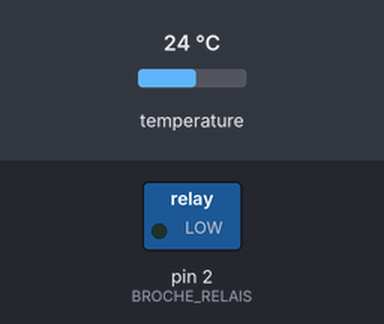
This sketch was run on a simulated Arduino Uno, built with avr-gcc and run on an emulated ATmega328P. Parts: switched loads named in the sketch (green lamp = pin HIGH). The inputs (shaded band) are chosen by the test bench; at power-on: temperature 24 °C. What the sketch prints to the serial monitor is not drawn.

Above: at 2.4 s.
2.5 s: temperature set to 19.5 °C
4.0 s: temperature set to 18.3 °C
At 4.7 s:
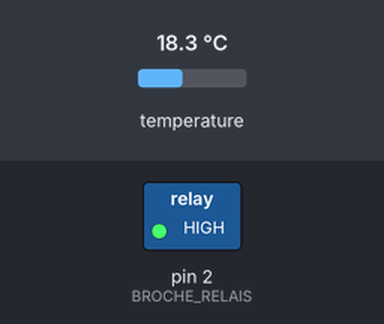
5.7 s: temperature set to 28 °C
At 6.3 s:
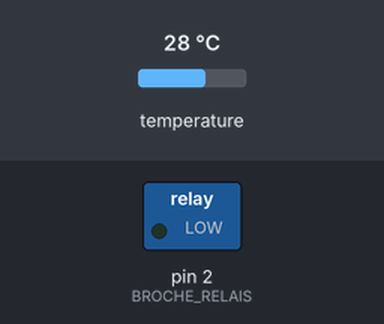
7.4 s: temperature set to 12 °C
At 8.0 s:
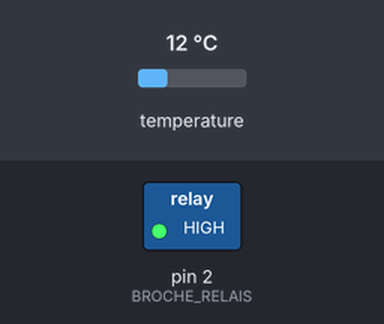
Timing chart, 0 to 10.1 s (numbered marks = the images above; inputs shaded):
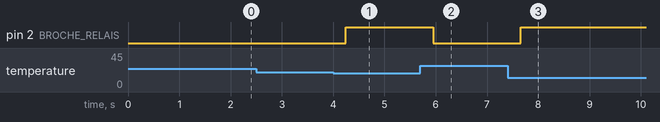

Measured:
- the behaviour switches between 19.1 and 19 °C on temperature (found by bisection; images 0 and 1)
- after the input at 2.5 s, every drawn part: stays the same
- after the input at 4.0 s, pin 2 (BROCHE_RELAIS): LOW → HIGH after 0.24 s
- after the input at 5.7 s, pin 2 (BROCHE_RELAIS): HIGH → LOW after 0.25 s
- after the input at 7.4 s, pin 2 (BROCHE_RELAIS): LOW → HIGH after 0.26 s

The sketch:

janostat.ino
```cpp
#include <OneWire.h> // Inclusion de la librairie OneWire

// Definition de la temperature souhaite
int Temp = 20;
int TempMin = Temp - 1;
int TempMax = Temp + 1;

// Definition des delais
int VerifTemp = 10; //delais pour eviter un arret relance du chauffage tout les 16MHz

// Definition des broches
#define BROCHE_ONEWIRE 7 // Broche utilisee pour le bus 1-Wire
#define BROCHE_RELAIS 2 //Broche utilisee pour le relais

// configuration de la sonde de temperature
#define DS18B20 0x28     // Adresse 1-Wire du DS18B20
OneWire ds(BROCHE_ONEWIRE); // Création de l'objet OneWire ds


// comandes executees uniquement au demarrage de l'arduino
void setup() {
  Serial.begin(9600); // Initialisation du port série
  // ---- configuration des broches
   pinMode(BROCHE_RELAIS, OUTPUT);
   digitalWrite(BROCHE_RELAIS, LOW);
}

// boucle du principale de l'arduino
void loop() {
  float ReadTemp;

  // Lit la température ambiante
  if(getTemperature(&ReadTemp)) {
    // Affiche la température
    Serial.print("Temperature : ");
    Serial.print(ReadTemp);
    Serial.write(176); // caractère °
    Serial.write('C');
    Serial.println();

    if (ReadTemp >=  Temp + 1) // si temp mesuree superieur a consigne
    {
     digitalWrite(BROCHE_RELAIS,LOW);   // J'eteinds le chauffage
    };

    if (ReadTemp <=  Temp - 1) // si temp mesuree inferieur a consigne
    {
     digitalWrite(BROCHE_RELAIS,HIGH);   // j'allume le chauffage
    }
    else{
     digitalWrite(BROCHE_RELAIS,LOW);  //sinon j'eteinds le chauffage
    };
  }
  delay(VerifTemp); // pause avant de relire la temperature dans la piece
}


// Fonction récupérant la température depuis le DS18B20
// Retourne true si tout va bien, ou false en cas d'erreur
boolean getTemperature(float *temp){
  byte data[9], addr[8];
  // data : Données lues depuis le scratchpad
  // addr : adresse du module 1-Wire détecté

  if (!ds.search(addr)) { // Recherche un module 1-Wire
    ds.reset_search();    // Réinitialise la recherche de module
    return false;         // Retourne une erreur
  }

  if (OneWire::crc8(addr, 7) != addr[7]) // Vérifie que l'adresse a été correctement reçue
    return false;                        // Si le message est corrompu on retourne une erreur

  if (addr[0] != DS18B20) // Vérifie qu'il s'agit bien d'un DS18B20
    return false;         // Si ce n'est pas le cas on retourne une erreur

  ds.reset();             // On reset le bus 1-Wire
  ds.select(addr);        // On sélectionne le DS18B20

  ds.write(0x44, 1);      // On lance une prise de mesure de température
  delay(800);             // Et on attend la fin de la mesure

  ds.reset();             // On reset le bus 1-Wire
  ds.select(addr);        // On sélectionne le DS18B20
  ds.write(0xBE);         // On envoie une demande de lecture du scratchpad

  for (byte i = 0; i < 9; i++) // On lit le scratchpad
    data[i] = ds.read();       // Et on stock les octets reçus

  // Calcul de la température en degré Celsius
  *temp = ((data[1] << 8) | data[0]) * 0.0625;

  // Pas d'erreur
  return true;
}
```
